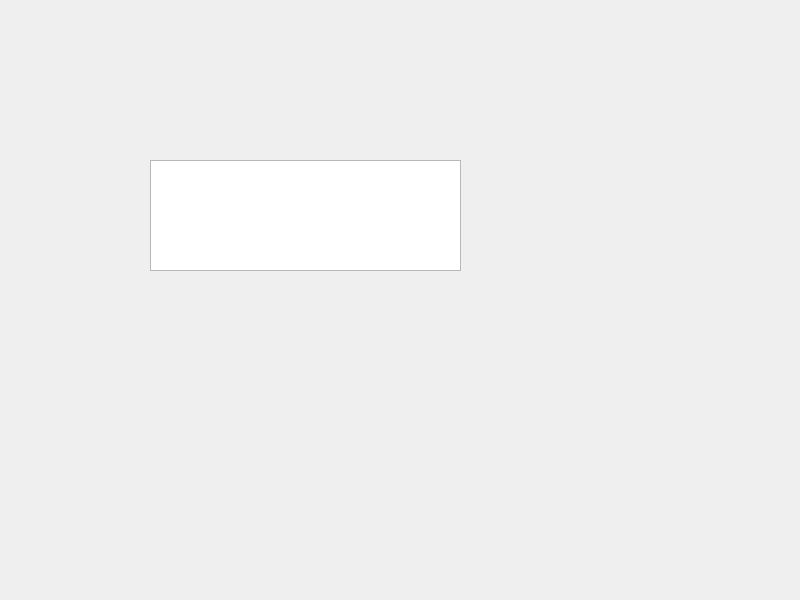
<?xml version="1.0" encoding="UTF-8"?>
<ui version="4.0">
 <class>Widget</class>
 <widget class="QWidget" name="Widget">
  <property name="geometry">
   <rect>
    <x>0</x>
    <y>0</y>
    <width>800</width>
    <height>600</height>
   </rect>
  </property>
  <property name="windowTitle">
   <string>Widget</string>
  </property>
  <widget class="QTextEdit" name="textEdit">
   <property name="geometry">
    <rect>
     <x>150</x>
     <y>160</y>
     <width>311</width>
     <height>111</height>
    </rect>
   </property>
  </widget>
 </widget>
 <resources/>
 <connections/>
</ui>
